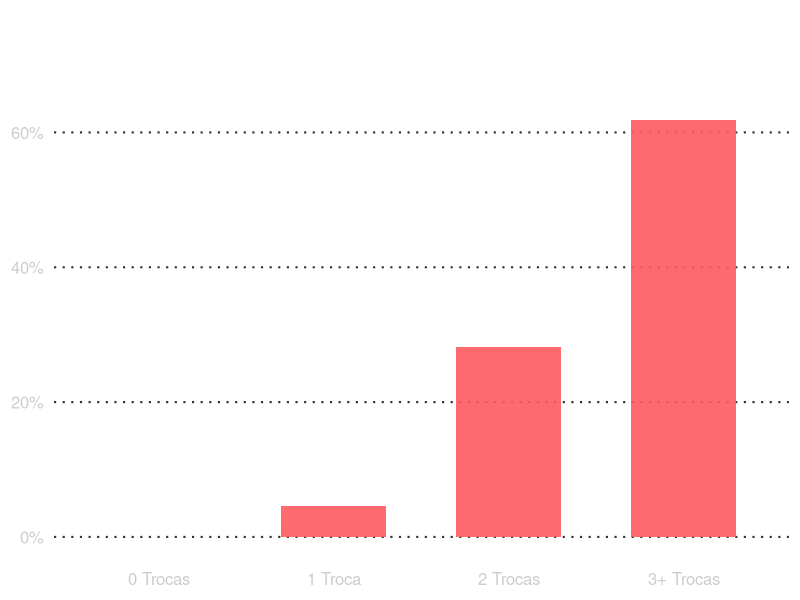
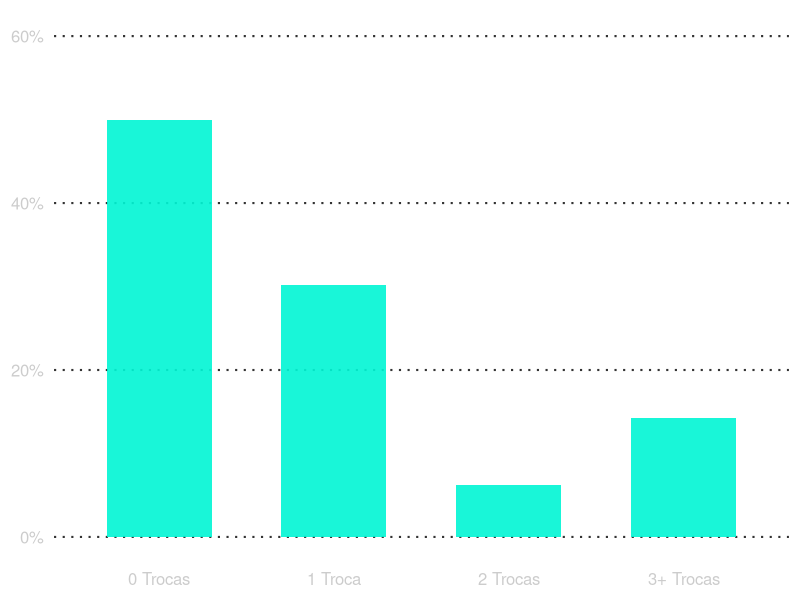
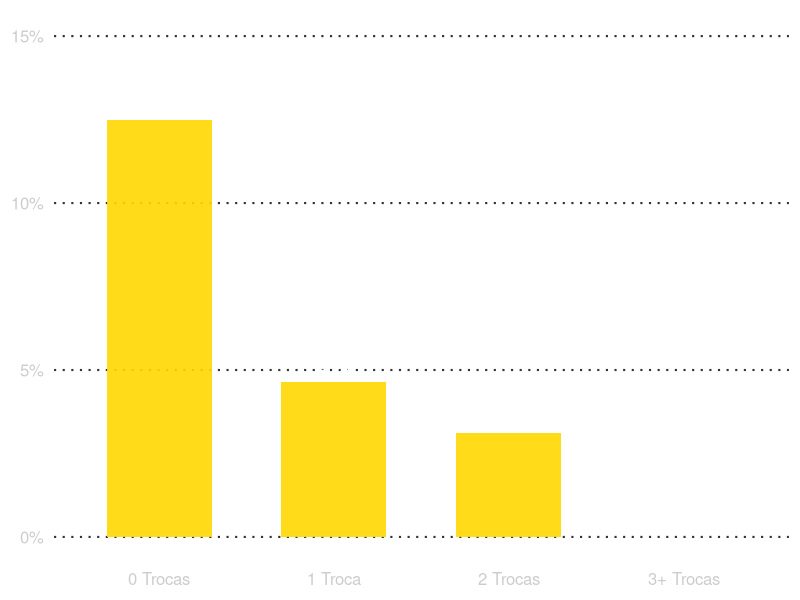

The R source for these figures, in order:
# --- 1. CONFIGURAÇÃO ---
library(tidyverse)
library(ggrepel)
library(scales)

# Tema Escuro Limpo (para Canva - Transparente)
theme_infographic <- function(base_size = 16) {
  theme_minimal(base_size = base_size) +
    theme(
      # Fundo transparente
      plot.background = element_rect(fill = "transparent", color = NA),
      panel.background = element_rect(fill = "transparent", color = NA),
      
      # Texto claro para contrastar no Canva
      text = element_text(color = "#FFFFFF", family = "sans"),
      axis.text = element_text(color = "#CCCCCC", size = 12),
      
      # Remover títulos dos eixos
      axis.title = element_blank(), 
      
      # Grades sutis
      panel.grid.major.y = element_line(color = "#333333", linetype = "dotted"), 
      panel.grid.major.x = element_blank(),
      panel.grid.minor = element_blank(),
      
      legend.position = "none"
    )
}

print("⏳ Calculando as probabilidades (2018-2023)...")

# --- 2. PREPARAÇÃO DOS DADOS ---
dados_brutos <- read_csv("campeonato_brasileiro_2018+.csv")

dados_limpos <- dados_brutos %>%
  filter(ano_campeonato >= 2018 & ano_campeonato <= 2023) %>%
  filter(!is.na(tecnico_mandante), !is.na(tecnico_visitante))

# Empilhar para ter dados por time
d_mand <- dados_limpos %>% transmute(ano=ano_campeonato, rodada, time=time_mandante, tecnico=tecnico_mandante, colocacao=colocacao_mandante)
d_vis <- dados_limpos %>% transmute(ano=ano_campeonato, rodada, time=time_visitante, tecnico=tecnico_visitante, colocacao=colocacao_visitante)
dados_analise <- bind_rows(d_mand, d_vis) %>% arrange(time, ano, rodada)

# Identificar Trocas
dados_analise <- dados_analise %>%
  group_by(time, ano) %>%
  mutate(
    tecnico_ant = lag(tecnico),
    troca = if_else(tecnico != tecnico_ant & !is.na(tecnico_ant), TRUE, FALSE),
    id_passagem = cumsum(troca)
  ) %>% ungroup()

# Contar passagens REAIS (ignorando interinos < 2 jogos)
passagens <- dados_analise %>%
  group_by(time, ano, id_passagem, tecnico) %>%
  summarise(jogos = n(), .groups="drop")

contagem_trocas_reais <- passagens %>%
  filter(jogos > 2, id_passagem > 0) %>% # Filtra interinos e o técnico que começou o ano
  group_by(time, ano) %>%
  summarise(num_trocas = n(), .groups="drop")

# Pegar posição final
posicao_final <- dados_analise %>%
  group_by(time, ano) %>%
  summarise(pos_final = last(colocacao), .groups="drop")

# Juntar tudo
tabela_risco <- posicao_final %>%
  left_join(contagem_trocas_reais, by = c("time", "ano")) %>%
  mutate(num_trocas = replace_na(num_trocas, 0)) %>% # Se for NA, é 0 trocas
  # Categorizar para o gráfico (0, 1, 2, 3+)
  mutate(cat_trocas = case_when(
    num_trocas == 0 ~ "0 Trocas",
    num_trocas == 1 ~ "1 Troca",
    num_trocas == 2 ~ "2 Trocas",
    num_trocas >= 3 ~ "3+ Trocas"
  ))

# --- 3. CÁLCULO DAS PROBABILIDADES ---

probabilidades <- tabela_risco %>%
  group_by(cat_trocas) %>%
  summarise(
    total_times = n(),
    # Campeão (1º)
    qtd_campeao = sum(pos_final == 1),
    prob_campeao = (qtd_campeao / total_times),
    
    # Libertadores (2º ao 6º)
    qtd_liberta = sum(pos_final >= 2 & pos_final <= 6),
    prob_liberta = (qtd_liberta / total_times),
    
    # Rebaixado (17º ao 20º)
    qtd_rebaixado = sum(pos_final >= 17),
    prob_rebaixado = (qtd_rebaixado / total_times)
  )

print("--- TABELA DE PROBABILIDADES ---")
print(probabilidades)


# --- 4. GERAÇÃO DOS GRÁFICOS (LIMPOS E TRANSPARENTES) ---

# Função auxiliar atualizada para remover títulos
plot_probabilidade_clean <- function(dados, coluna_y, cor_barra) {
  ggplot(dados, aes(x = cat_trocas, y = .data[[coluna_y]])) +
    geom_col(fill = cor_barra, width = 0.6, alpha = 0.9) +
    geom_text(aes(label = scales::percent(.data[[coluna_y]], accuracy = 1)), 
              vjust = -0.5, color = "white", fontface = "bold", size = 6) +
    scale_y_continuous(labels = scales::percent, limits = c(0, max(dados[[coluna_y]]) * 1.2)) + 
    # REMOVIDO: Títulos e subtítulos
    labs(title = NULL, subtitle = NULL, x = NULL, y = NULL) +
    theme_infographic()
}

print("🎨 Gerando Gráfico Limpo: Risco de Rebaixamento...")
g_rebaixamento <- plot_probabilidade_clean(
  probabilidades, 
  "prob_rebaixado", 
  "#FF5A5F" # Vermelho
)
ggsave("prob_rebaixamento_clean.png", g_rebaixamento, width=8, height=6, dpi=300, bg="transparent")


print("🎨 Gerando Gráfico Limpo: Chance de Libertadores...")
g_liberta <- plot_probabilidade_clean(
  probabilidades, 
  "prob_liberta", 
  "#00F5D4" # Ciano/Verde Neon
)
ggsave("prob_libertadores_clean.png", g_liberta, width=8, height=6, dpi=300, bg="transparent")


print("🎨 Gerando Gráfico Limpo: Chance de Título...")
g_campeao <- plot_probabilidade_clean(
  probabilidades, 
  "prob_campeao", 
  "#FFD700" # Dourado
)
ggsave("prob_campeao_clean.png", g_campeao, width=8, height=6, dpi=300, bg="transparent")

print("--- Gráficos de Probabilidade Limpos Salvos! ---")